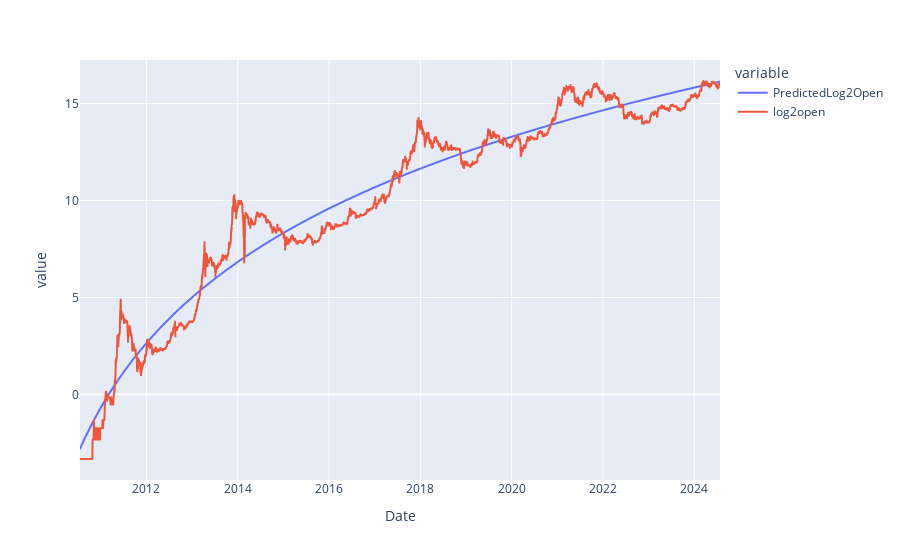

Here is the notebook cell this chart was saved with:
### Code cell
df.plot(kind='line', x='Date', y=['PredictedLog2Open','log2open'])

### Figure 1 — Plotly figure (JSON) as saved in the notebook; plotly's stock layout.template omitted (floating-point values rounded to 4 significant figures; data arrays with more than 128 entries replaced by an {"elided": "..."} marker saying what was removed)
{"data": [{"hovertemplate": "variable=PredictedLog2Open<br>Date=%{x}<br>value=%{y}<extra></extra>", "legendgroup": "PredictedLog2Open", "line": {"color": "#636efa", "dash": "solid"}, "marker": {"symbol": "circle"}, "mode": "lines", "name": "PredictedLog2Open", "showlegend": true, "type": "scattergl", "x": {"elided": "5121 str values"}, "xaxis": "x", "y": {"elided": "5121 float values"}, "yaxis": "y"}, {"hovertemplate": "variable=log2open<br>Date=%{x}<br>value=%{y}<extra></extra>", "legendgroup": "log2open", "line": {"color": "#EF553B", "dash": "solid"}, "marker": {"symbol": "circle"}, "mode": "lines", "name": "log2open", "showlegend": true, "type": "scattergl", "x": {"elided": "5121 str values"}, "xaxis": "x", "y": {"elided": "5121 float values"}, "yaxis": "y"}], "layout": {"autosize": true, "legend": {"title": {"text": "variable"}, "tracegroupgap": 0}, "margin": {"t": 60}, "xaxis": {"anchor": "y", "autorange": true, "domain": [0, 1], "range": ["2010-07-19", "2024-07-25"], "title": {"text": "Date"}, "type": "date"}, "yaxis": {"anchor": "x", "autorange": true, "domain": [0, 1], "range": [-4.404, 17.24], "title": {"text": "value"}, "type": "linear"}}}
